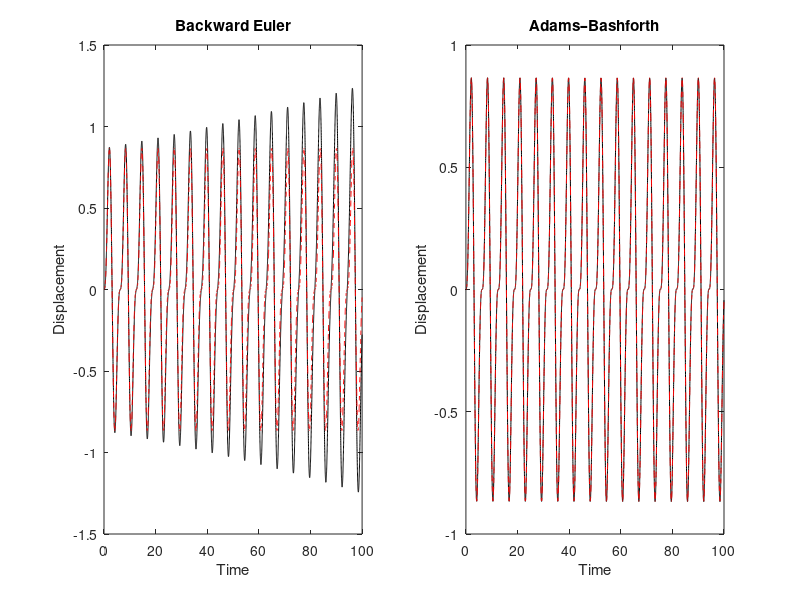

This chart was generated by the following MATLAB code:
clc;
clear all;
close all;
format short g;
% ----------------------------------------------------------------------- %
nt = 10000;
dt = 0.01;
k = 1.0; m = 1.0; c = 0.0;
A = [0   , 1; ...
	 -k/m, -c/m];
x0 = 0; v0 = 0;
Xt = zeros(2, nt); Xt(1,1) = x0; Xt(2,1) = v0;
f = @(t) sin(2 * t);

%% FIRST ORDER TEMPORAL
for it = 1:nt-1
    t = it * dt;
    Xt(:, it + 1) = (A * Xt(:, it) + [0; f(t)] / m) * dt + Xt(:, it);
end

Xt_BE = Xt;
Xt = zeros(2, nt); Xt(1,1) = x0; Xt(2,1) = v0;
%% SECOND ORDER TEMPORAL
for it = 1:nt-1
    t = it * dt;
    if it == 1
        Xt(:, it + 1) = (A * Xt(:, it) + [0; f(t)] / m) * dt + Xt(:, it);
    else
        Xt(:, it+ 1) = Xt(:, it) + ...
                             dt * (3/2 * A * Xt(:, it) + 3/2 * [0; f(t)] / m + ...
                                     -1/2 * A * Xt(:, it - 1) - 1/2 * [0;f(t-dt)] / m);
    end
end
Xt_AB = Xt;

T = 0:dt:((nt - 1)*dt);
figure,
subplot(1,2,1)
plot(T, Xt_BE(1, :), 'k', ...
       T, 2/3 * sin(T) - 1/3 * f(T), 'r--')
xlabel('Time')
ylabel('Displacement')
title('Backward Euler')
subplot(1,2,2)
plot(T, Xt_AB(1, :), 'k', ...
       T, 2/3 * sin(T) - 1/3 * f(T), 'r--')
xlabel('Time')
ylabel('Displacement')
title('Adams–Bashforth')
